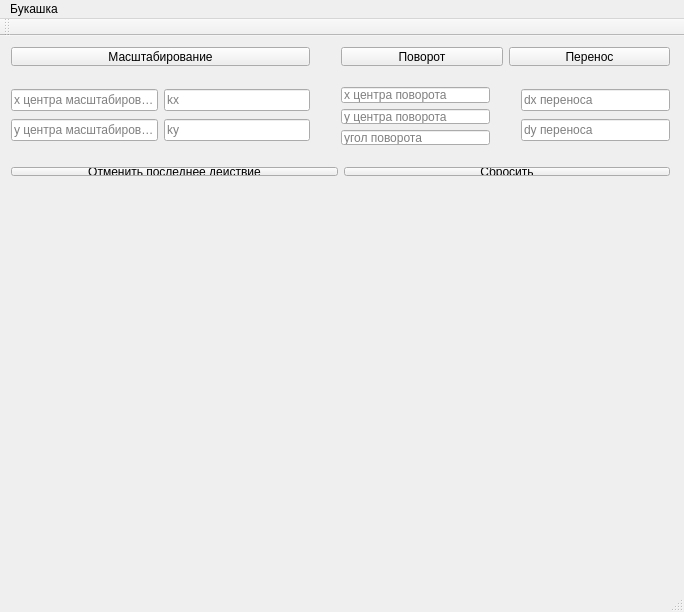
<?xml version="1.0" encoding="UTF-8"?>
<ui version="4.0">
 <class>MainWindow</class>
 <widget class="QMainWindow" name="MainWindow">
  <property name="geometry">
   <rect>
    <x>0</x>
    <y>0</y>
    <width>684</width>
    <height>612</height>
   </rect>
  </property>
  <property name="windowTitle">
   <string>MainWindow</string>
  </property>
  <property name="accessibleName">
   <string/>
  </property>
  <widget class="QWidget" name="centralWidget">
   <widget class="QWidget" name="verticalLayoutWidget">
    <property name="geometry">
     <rect>
      <x>0</x>
      <y>150</y>
      <width>681</width>
      <height>421</height>
     </rect>
    </property>
    <layout class="QVBoxLayout" name="verticalLayout"/>
   </widget>
   <widget class="QWidget" name="horizontalLayoutWidget">
    <property name="geometry">
     <rect>
      <x>330</x>
      <y>0</y>
      <width>351</width>
      <height>41</height>
     </rect>
    </property>
    <layout class="QHBoxLayout" name="Buttonlayer">
     <item>
      <widget class="QPushButton" name="Translatebutton">
       <property name="text">
        <string>Поворот</string>
       </property>
      </widget>
     </item>
     <item>
      <widget class="QPushButton" name="Movebutton">
       <property name="text">
        <string>Перенос</string>
       </property>
      </widget>
     </item>
    </layout>
   </widget>
   <widget class="QWidget" name="verticalLayoutWidget_3">
    <property name="geometry">
     <rect>
      <x>330</x>
      <y>40</y>
      <width>171</width>
      <height>80</height>
     </rect>
    </property>
    <layout class="QVBoxLayout" name="Rotatelayer">
     <item>
      <widget class="QLineEdit" name="xrotate">
       <property name="placeholderText">
        <string>x центра поворота</string>
       </property>
      </widget>
     </item>
     <item>
      <widget class="QLineEdit" name="yrotate">
       <property name="placeholderText">
        <string>y центра поворота</string>
       </property>
      </widget>
     </item>
     <item>
      <widget class="QLineEdit" name="rotateangle">
       <property name="placeholderText">
        <string>угол поворота</string>
       </property>
      </widget>
     </item>
    </layout>
   </widget>
   <widget class="QWidget" name="verticalLayoutWidget_4">
    <property name="geometry">
     <rect>
      <x>510</x>
      <y>40</y>
      <width>171</width>
      <height>80</height>
     </rect>
    </property>
    <layout class="QVBoxLayout" name="Movelayer">
     <item>
      <widget class="QLineEdit" name="xmove">
       <property name="text">
        <string/>
       </property>
       <property name="placeholderText">
        <string>dx переноса</string>
       </property>
      </widget>
     </item>
     <item>
      <widget class="QLineEdit" name="ymove">
       <property name="placeholderText">
        <string>dy переноса</string>
       </property>
      </widget>
     </item>
    </layout>
   </widget>
   <widget class="QWidget" name="horizontalLayoutWidget_2">
    <property name="geometry">
     <rect>
      <x>0</x>
      <y>120</y>
      <width>681</width>
      <height>31</height>
     </rect>
    </property>
    <layout class="QHBoxLayout" name="horizontalLayout">
     <item>
      <widget class="QPushButton" name="Undobutton">
       <property name="text">
        <string>Отменить последнее действие</string>
       </property>
      </widget>
     </item>
     <item>
      <widget class="QPushButton" name="Resetbutton">
       <property name="text">
        <string>Сбросить</string>
       </property>
      </widget>
     </item>
    </layout>
   </widget>
   <widget class="QWidget" name="gridLayoutWidget">
    <property name="geometry">
     <rect>
      <x>0</x>
      <y>40</y>
      <width>321</width>
      <height>80</height>
     </rect>
    </property>
    <layout class="QGridLayout" name="Scalelayer">
     <item row="1" column="0">
      <widget class="QLineEdit" name="yscale">
       <property name="text">
        <string/>
       </property>
       <property name="placeholderText">
        <string>y центра масштабирования</string>
       </property>
      </widget>
     </item>
     <item row="0" column="0">
      <widget class="QLineEdit" name="xscale">
       <property name="text">
        <string/>
       </property>
       <property name="placeholderText">
        <string>x центра масштабирования</string>
       </property>
      </widget>
     </item>
     <item row="0" column="1">
      <widget class="QLineEdit" name="kxscale">
       <property name="placeholderText">
        <string>kx</string>
       </property>
      </widget>
     </item>
     <item row="1" column="1">
      <widget class="QLineEdit" name="kyscale">
       <property name="placeholderText">
        <string>ky</string>
       </property>
      </widget>
     </item>
    </layout>
   </widget>
   <widget class="QWidget" name="horizontalLayoutWidget_3">
    <property name="geometry">
     <rect>
      <x>0</x>
      <y>0</y>
      <width>321</width>
      <height>41</height>
     </rect>
    </property>
    <layout class="QHBoxLayout" name="horizontalLayout_2">
     <item>
      <widget class="QPushButton" name="Scalebutton">
       <property name="text">
        <string>Масштабирование</string>
       </property>
      </widget>
     </item>
    </layout>
   </widget>
  </widget>
  <widget class="QMenuBar" name="menuBar">
   <property name="geometry">
    <rect>
     <x>0</x>
     <y>0</y>
     <width>684</width>
     <height>20</height>
    </rect>
   </property>
   <widget class="QMenu" name="menu">
    <property name="title">
     <string>Букашка</string>
    </property>
    <addaction name="action"/>
   </widget>
   <addaction name="menu"/>
  </widget>
  <widget class="QToolBar" name="mainToolBar">
   <attribute name="toolBarArea">
    <enum>TopToolBarArea</enum>
   </attribute>
   <attribute name="toolBarBreak">
    <bool>false</bool>
   </attribute>
  </widget>
  <widget class="QStatusBar" name="statusBar"/>
  <action name="action">
   <property name="text">
    <string>Чалый А.А.</string>
   </property>
  </action>
 </widget>
 <layoutdefault spacing="6" margin="11"/>
 <resources/>
 <connections/>
</ui>
